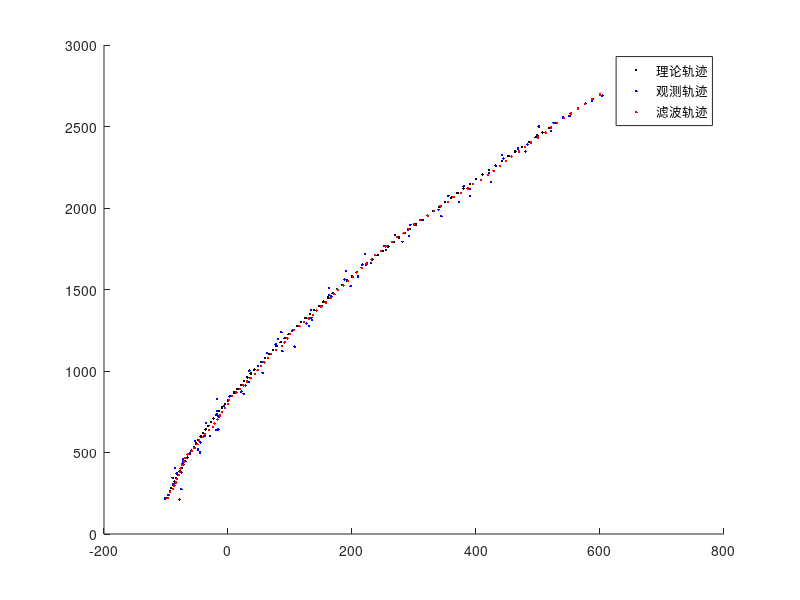

The MATLAB script that drew this image:
clc; clear all;
X =[-100 2 200 20]';     % 船舶初始值(横向位置，横向速度，纵向位置，纵向速度)
Xr = X;                  % 船舶理论值(横向位置，横向速度，纵向位置，纵向速度)，后续迭代更新
U = [0.1 0.1 0.1 0.1]';  % 船舶控制量（横向加速度，纵向加速度）
T = 1;                   % 采样时间
A = [1 T 0 0;            % 状态转移矩阵
     0 1 0 0;
     0 0 1 T;
     0 0 0 1];
B = [0.5*T*T 0 0 0;      % 控制矩阵
        0    T 0 0;
     0 0 0.5*T*T 0;
        0    0 0 T];
H = [1 0 0 0;            % 观测矩阵
     0 0 1 0];
P = [1 0 0 0;            % 初始化预测协方差矩阵
     0 1 0 0;
     0 0 1 0;
     0 0 0 1];
Q = [0.01 0 0 0;         % 过程噪声协方差矩阵，表示预测模型的可信度
     0 0.01 0 0;
     0 0 0.01 0;
     0 0 0 0.01];
Q_= B*Q;                 % 表示船舶加速度的噪声对预测过程的影响权重

Nx = 10*randn(1,100)';   % 表示横向位置传感器观测噪声;
Ny = 10*randn(1,100)';   % 表示纵向位置传感器观测噪声;

R =[100 0;               % 观测噪声协方差矩阵，表示传感器信号的可信度
    0 100];

figure;
hold on;
for i = 1:T:100
   Xr = A*Xr + B*U;       % 船舶理论值，随迭代更新
   N = [Nx(i) Ny(i)]';    % 每一次迭代时的传感器噪声信号（横向位置，纵向位置）
   Z = H*Xr + N;          % 船舶理论值加上传感器噪声，表示传感器观测信号（横向位置，纵向位置）
   
   X_ = A*X + B*U;        % 状态预测方程
   P_ = A*P*A'+ Q_;       % 状态预测协方差方程
   K = P_*H'/(H*P_*H'+R); % 卡尔曼增益更新方程
   X = X_ + K*(Z - H*X_); % 状态更新方程
   P = P_ - K*H*P_;       % 状态更新协方差方程
   
   plot(Xr(1),Xr(3), 'k.');
   plot(Z(1),Z(2), 'b.');
   plot(X(1),X(3), 'r.');  
   legend('理论轨迹','观测轨迹','滤波轨迹');
end